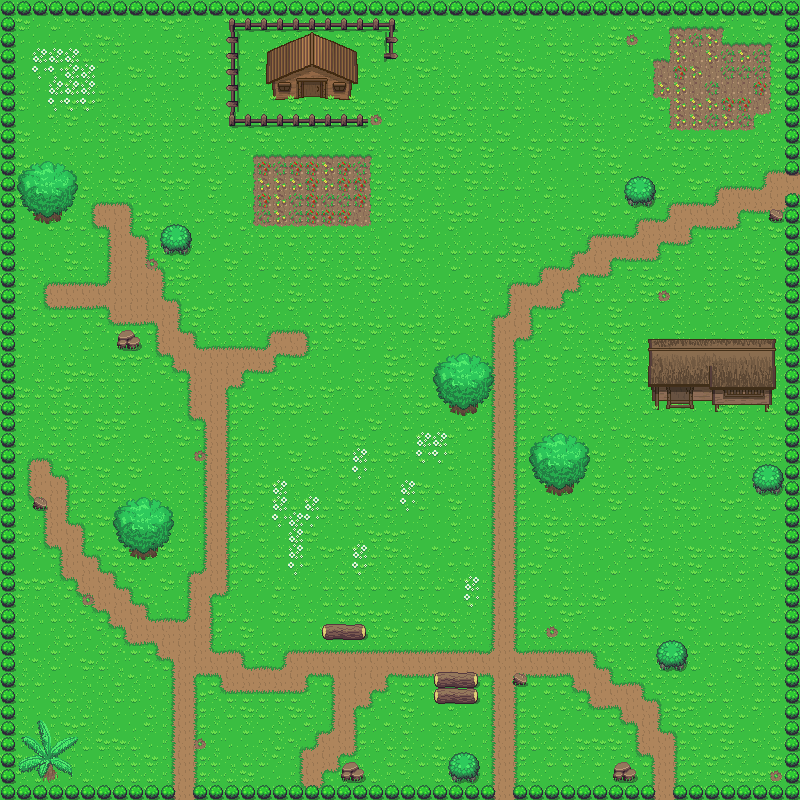

A level layout from a 2D game, rendered from its tile map. Below: a short description, then the map file with tile-grid data replaced by summaries:
An orthogonal 50x50 tile map with 16x16 px tiles, 3 tile layers (Base, Lower, Above), 2 tilesets.

<map version="1.0" tiledversion="1.0.3" orientation="orthogonal" renderorder="right-down" width="50" height="50" tilewidth="16" tileheight="16" nextobjectid="1">
 <tileset firstgid="1" source="../../Tileset/Overworld.tsx" />
 <tileset firstgid="1729" source="../../Tileset/Building.tsx" />
 <layer name="Base" width="50" height="50">
  <data>[2500 cells, 2500 non-empty, 20 distinct tile ids]</data>
 </layer>
 <layer name="Lower" width="50" height="50">
  <data>[2500 cells, 402 non-empty, 63 distinct tile ids]</data>
 </layer>
 <layer name="Above" width="50" height="50">
  <data>[2500 cells, 182 non-empty, 86 distinct tile ids]</data>
 </layer>
</map>
